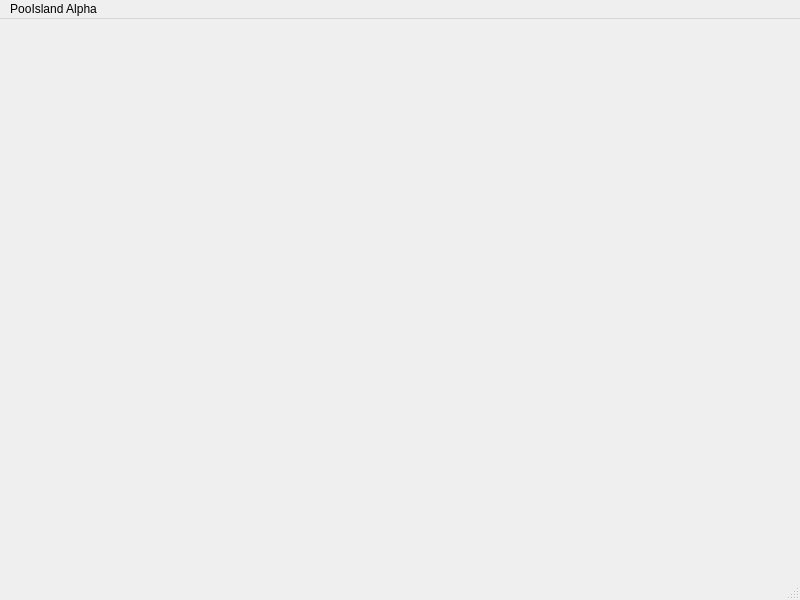
<?xml version="1.0" encoding="UTF-8"?>
<ui version="4.0">
 <class>MainWindow</class>
 <widget class="QMainWindow" name="MainWindow">
  <property name="geometry">
   <rect>
    <x>0</x>
    <y>0</y>
    <width>800</width>
    <height>600</height>
   </rect>
  </property>
  <property name="windowTitle">
   <string>MainWindow</string>
  </property>
  <widget class="QWidget" name="centralwidget"/>
  <widget class="QMenuBar" name="menubar">
   <property name="geometry">
    <rect>
     <x>0</x>
     <y>0</y>
     <width>800</width>
     <height>20</height>
    </rect>
   </property>
   <widget class="QMenu" name="menuPooIsland_Alpha">
    <property name="title">
     <string>PooIsland Alpha</string>
    </property>
   </widget>
   <addaction name="menuPooIsland_Alpha"/>
  </widget>
  <widget class="QStatusBar" name="statusbar"/>
 </widget>
 <resources/>
 <connections/>
</ui>
